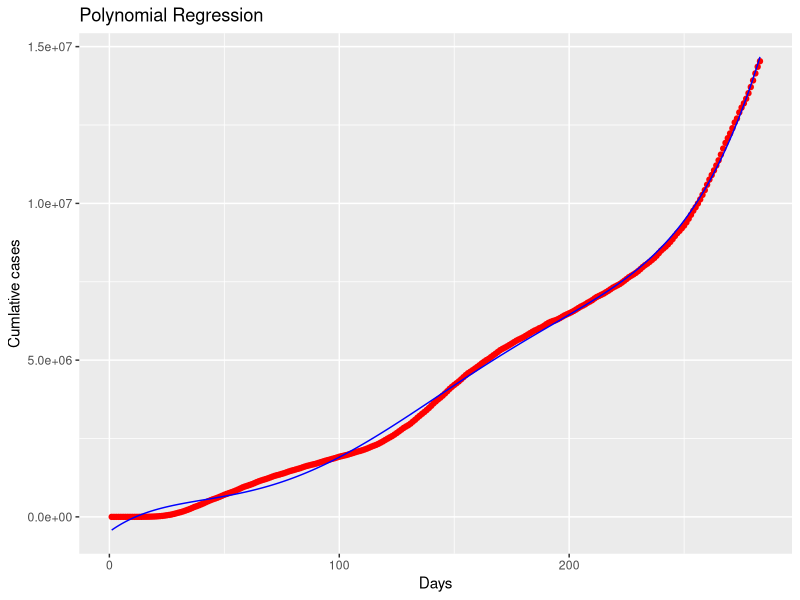

R code for this plot:
# Polynomial Regression

# Importing the dataset
dataset = read.csv('Disease_Data.csv')
# Fitting Polynomial Regression to the whole dataset


dataset$Day2 = dataset$Day^2 
regressor = lm(formula = Cumulative.Cases ~ ., #Higest P-value of .003
               data = dataset)


 #Finding the optimal degree using p-value
dataset$Day3 = dataset$Day^3
regressor = lm(formula = Cumulative.Cases ~ ., #Highest p-value of .008
               data = dataset)

dataset$Day4 = dataset$Day^4
regressor = lm(formula = Cumulative.Cases ~ ., #Highest p-value of 2e-16
               data = dataset)

dataset$Day5 = dataset$Day^5
regressor = lm(formula = Cumulative.Cases ~ ., #Highest p-value of 2e-16
               data = dataset)

#dataset$Day6 = dataset$Day^6
#regressor = lm(formula = Cumulative.Cases ~ ., #Day has p-value of .99
#               data = dataset)


summary(regressor)
# Visualizing the Polynomial Regression results
library(ggplot2)
ggplot() +
  geom_point(aes(x = dataset$Day, y = dataset$Cumulative.Cases),
             colour = 'red') +
  geom_line(aes(x = dataset$Day, y = predict(regressor, newdata = dataset)), #plot line using X values and y pred values 
            colour = 'blue') +
  ggtitle('Polynomial Regression') +
  xlab('Days') +
  ylab('Cumlative cases')

y_pred1 = predict(regressor, newdata = data.frame('Day' = 365, 'Day2' = 365^2, 'Day3' = 365^3, 'Day4' = 365^4, 'Day5' = 365^5))
